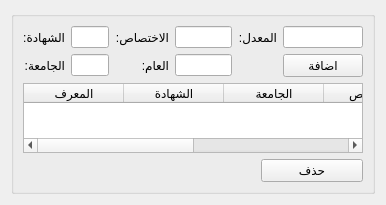
         <widget class="QWidget" name="page">
          <property name="geometry">
           <rect>
            <x>-303</x>
            <y>0</y>
            <width>386</width>
            <height>193</height>
           </rect>
          </property>
          <attribute name="label">
           <string>التعليم</string>
          </attribute>
          <layout class="QGridLayout" name="gridLayout_5">
           <item row="0" column="0">
            <widget class="QGroupBox" name="add_cert_groupbox">
             <property name="title">
              <string/>
             </property>
             <layout class="QGridLayout" name="gridLayout_49">
              <item row="0" column="0">
               <widget class="QLabel" name="certificate_label">
                <property name="text">
                 <string>الشهادة:</string>
                </property>
               </widget>
              </item>
              <item row="0" column="1">
               <widget class="QLineEdit" name="employee_university_certificate_input">
                <property name="maximumSize">
                 <size>
                  <width>180</width>
                  <height>16777215</height>
                 </size>
                </property>
               </widget>
              </item>
              <item row="0" column="2">
               <widget class="QLabel" name="specialty_label">
                <property name="text">
                 <string>الاختصاص:</string>
                </property>
               </widget>
              </item>
              <item row="0" column="3">
               <widget class="QLineEdit" name="employee_university_specialty_input">
                <property name="maximumSize">
                 <size>
                  <width>180</width>
                  <height>16777215</height>
                 </size>
                </property>
               </widget>
              </item>
              <item row="0" column="4" colspan="2">
               <widget class="QLabel" name="gpa_label">
                <property name="text">
                 <string>المعدل:</string>
                </property>
               </widget>
              </item>
              <item row="0" column="6">
               <widget class="QLineEdit" name="employee_university_gpa_input">
                <property name="maximumSize">
                 <size>
                  <width>180</width>
                  <height>16777215</height>
                 </size>
                </property>
               </widget>
              </item>
              <item row="1" column="0">
               <widget class="QLabel" name="university_label">
                <property name="text">
                 <string>الجامعة:</string>
                </property>
               </widget>
              </item>
              <item row="1" column="1">
               <widget class="QLineEdit" name="employee_university_name_input">
                <property name="maximumSize">
                 <size>
                  <width>180</width>
                  <height>16777215</height>
                 </size>
                </property>
               </widget>
              </item>
              <item row="1" column="2">
               <widget class="QLabel" name="year_label">
                <property name="text">
                 <string>العام:</string>
                </property>
               </widget>
              </item>
              <item row="1" column="3">
               <widget class="QLineEdit" name="employee_university_year_input">
                <property name="maximumSize">
                 <size>
                  <width>180</width>
                  <height>16777215</height>
                 </size>
                </property>
               </widget>
              </item>
              <item row="1" column="6">
               <widget class="QPushButton" name="employee_add_certificate_btn">
                <property name="text">
                 <string>اضافة</string>
                </property>
               </widget>
              </item>
              <item row="2" column="0" colspan="7">
               <widget class="QTableWidget" name="employee_certificates_table">
                <column>
                 <property name="text">
                  <string>المعرف</string>
                 </property>
                </column>
                <column>
                 <property name="text">
                  <string>الشهادة</string>
                 </property>
                </column>
                <column>
                 <property name="text">
                  <string>الجامعة</string>
                 </property>
                </column>
                <column>
                 <property name="text">
                  <string>الاختصاص</string>
                 </property>
                </column>
                <column>
                 <property name="text">
                  <string>العام</string>
                 </property>
                </column>
                <column>
                 <property name="text">
                  <string>المعدل</string>
                 </property>
                </column>
               </widget>
              </item>
              <item row="3" column="2" colspan="3">
               <spacer name="horizontalSpacer_2">
                <property name="orientation">
                 <enum>Qt::Horizontal</enum>
                </property>
                <property name="sizeHint" stdset="0">
                 <size>
                  <width>209</width>
                  <height>11</height>
                 </size>
                </property>
               </spacer>
              </item>
              <item row="3" column="5" colspan="2">
               <widget class="QPushButton" name="employee_delete_certificate_btn">
                <property name="text">
                 <string>حذف</string>
                </property>
               </widget>
              </item>
             </layout>
            </widget>
           </item>
          </layout>
         </widget>
